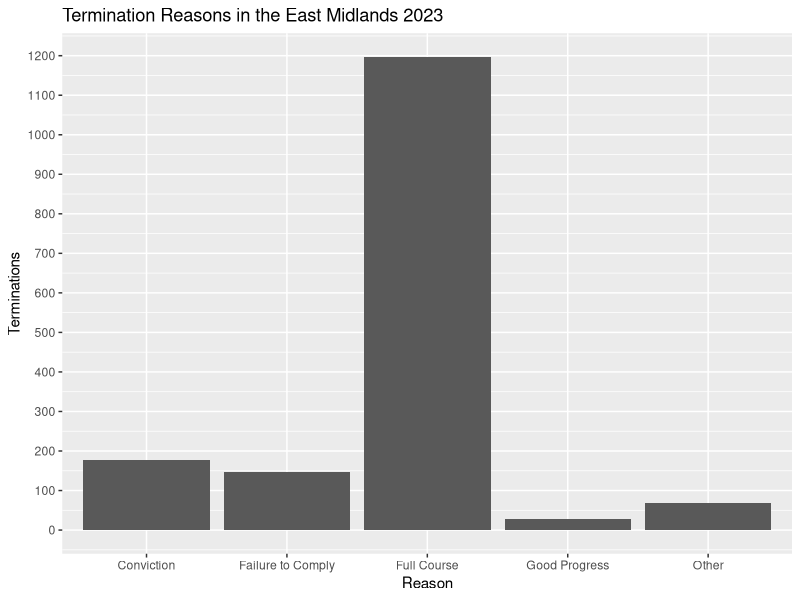
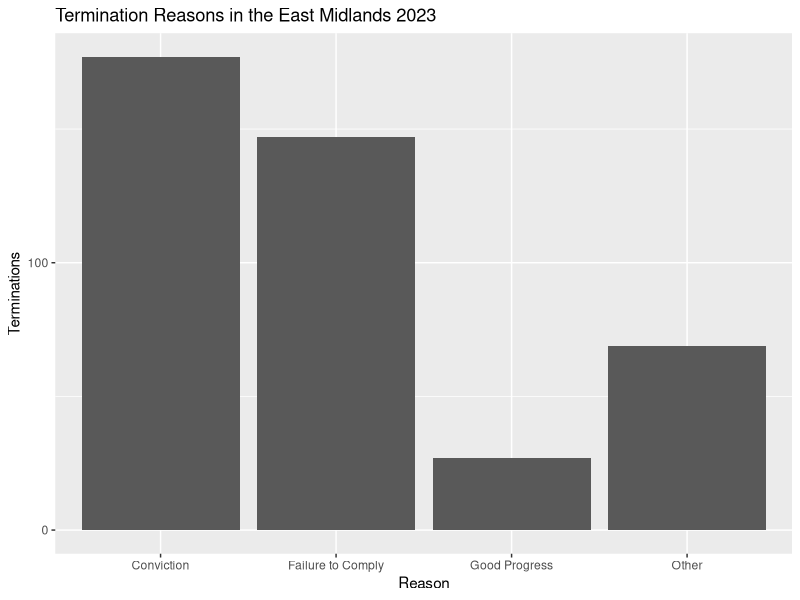

The R source for these figures, in order: (Note: this script raises an error after producing the figures.)
## ---- chunk 1
knitr::opts_chunk$set(echo = TRUE)
## ---- chunk 2
library(tidyverse)
# Add any other libraries here

demo <- tribble(
  ~REASON,             ~freq,
  "Other",             69,
  "Failure to Comply", 147,
  "Good Progress",     27,
  "Full Course",       1197,
  "Conviction",        177
)


ggplot(data = demo) +
  geom_bar(mapping = aes(x = REASON, y = freq), stat = "identity") +
  labs(title = "Termination Reasons in the East Midlands 2023", x = "Reason", y = "Terminations" ) +
  scale_y_continuous(breaks=seq(0,1250,by=100))


# graph of dismissals without "full course" as it makes it hard to compare all other categories

ggplot(data = filter(demo, REASON != "Full Course")) +
  geom_bar(mapping = aes(x = REASON, y = freq), stat = "identity") +
  labs(title = "Termination Reasons in the East Midlands 2023", x = "Reason", y = "Terminations" ) +
  scale_y_continuous(breaks=seq(0,1250,by=100))

# initial graph of the spread of ages

table(AdjudicationsQ12023$`Age group`)
table(filter(AdjudicationsQ12023, Outcomes == "Proved")$age_group)
age_groups <- tribble(
  ~Reason,             ~freq,
  "15-17",             69,            
  "18-20",             147,
  "21-24",             27,
  "25-29",             1197,
  "30-39",             177,
  "40-49",             3359,
  "50-59",             1372,
  "60-69",             334,
  "70+",               70
)

ggplot(data = age_groups) +
  geom_bar(mapping = aes(x = Reason, y = freq), stat = "identity")
      
  



## ---- chunk 3
# load your data 




